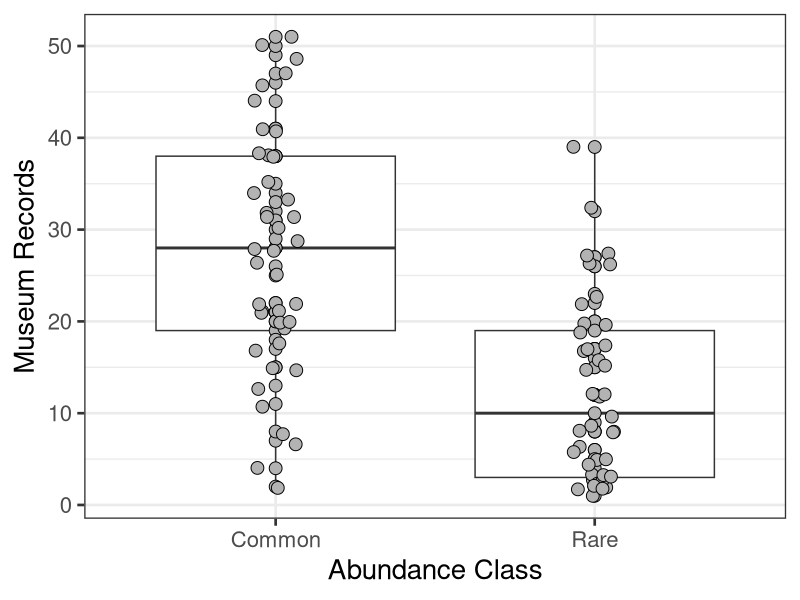
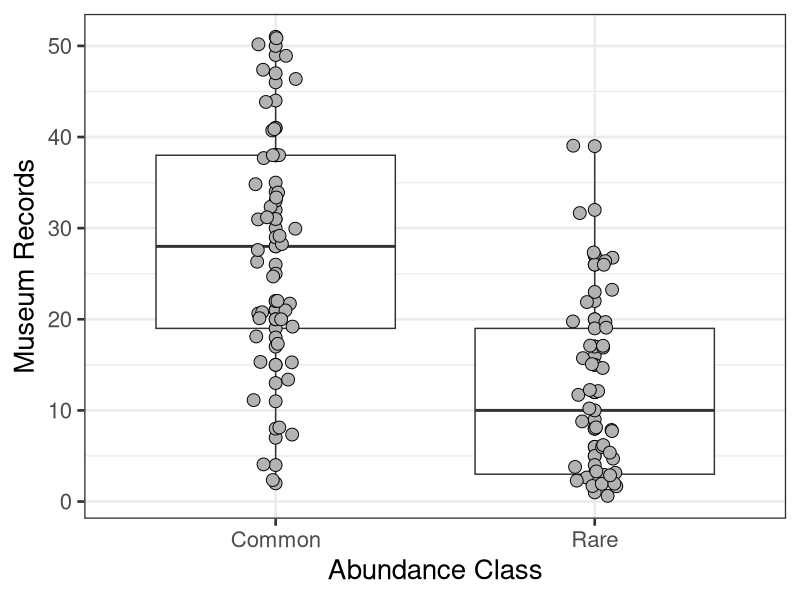
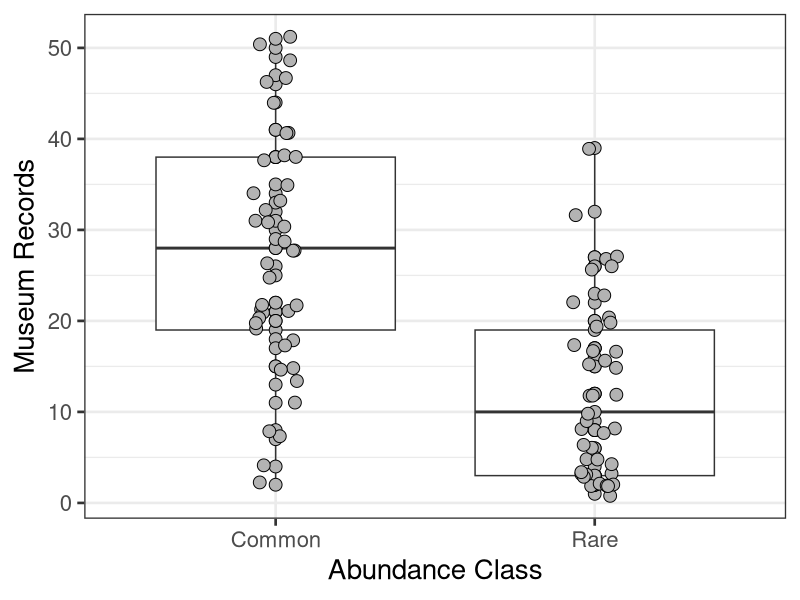

Recreate these plots in R, in order.
# --------------------------------------
# Read in Primack non-natives data set
# Common and rare species are paired
# and museum record counts tallied for each
# 24 Apr 2020
# NJG
# --------------------------------------
#
library(ggplot2)
# set up data frame
df <- read.table(file="FormattedData/x_primack_concord_nonnatives.csv",
                 stringsAsFactors = FALSE,
                 comment.char="#",
                 sep=",",
                 header=TRUE)
# boxplot and ANOVA with full Eaton rankings
model_1 <- aov(data=df,Herbarium.Specimens~Abundance.Rank)
summary(model_1)


model_2 <- aov(data=df,Herbarium.Specimens~Abundance.Rank+ Group)
summary(model_2)

model_2a <- lm(data=df,Herbarium.Specimens~Abundance.Rank+ Group)
summary(model_2a)

model_2b <- lm(data=df,Herbarium.Specimens~Abundance.Rank)
summary(model_2b)

figure_1 <- ggplot(data=df,aes(x=Abundance.Rank,
                               y=Herbarium.Specimens)) +
geom_boxplot() +
  geom_point(size=2) +
geom_point(size=4,shape=21,
           color="black",fill="grey70") +
   geom_jitter(width=0.07,size=4,shape=21,
               color="black",fill="grey70") +
  xlab("Abundance Class") +
  ylab("Museum Records") + 
  guides(fill=FALSE) +
  theme_bw(base_size=20)

print(figure_1)
ggsave(plot=figure_1, filename="Output/x_ConcordNonNatives.pdf",width=11,height=8.55,units="in",device="pdf") 
ggsave(plot=figure_1, filename="Output/x_ConcordNonNatives.jpeg",width=11,height=8.55,units="in",device="jpeg") 


